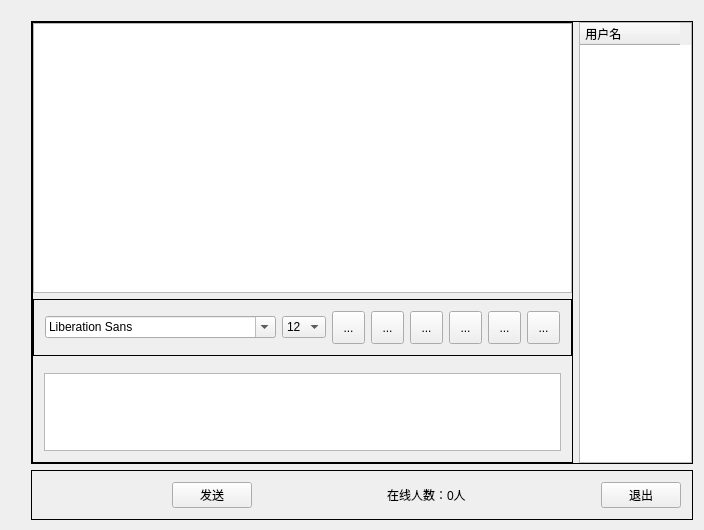
<?xml version="1.0" encoding="UTF-8"?>
<ui version="4.0">
 <class>Widget</class>
 <widget class="QWidget" name="Widget">
  <property name="geometry">
   <rect>
    <x>0</x>
    <y>0</y>
    <width>704</width>
    <height>530</height>
   </rect>
  </property>
  <property name="windowTitle">
   <string>Widget</string>
  </property>
  <widget class="QWidget" name="widget_6" native="true">
   <property name="geometry">
    <rect>
     <x>20</x>
     <y>10</y>
     <width>684</width>
     <height>521</height>
    </rect>
   </property>
   <layout class="QVBoxLayout" name="verticalLayout_4">
    <item>
     <widget class="QFrame" name="frame_6">
      <property name="frameShape">
       <enum>QFrame::Box</enum>
      </property>
      <layout class="QHBoxLayout" name="horizontalLayout_3">
       <property name="leftMargin">
        <number>0</number>
       </property>
       <property name="topMargin">
        <number>0</number>
       </property>
       <property name="rightMargin">
        <number>0</number>
       </property>
       <property name="bottomMargin">
        <number>0</number>
       </property>
       <item>
        <widget class="QFrame" name="frame_4">
         <property name="maximumSize">
          <size>
           <width>16777215</width>
           <height>16777215</height>
          </size>
         </property>
         <property name="frameShape">
          <enum>QFrame::Box</enum>
         </property>
         <layout class="QVBoxLayout" name="verticalLayout_2">
          <property name="leftMargin">
           <number>0</number>
          </property>
          <property name="topMargin">
           <number>0</number>
          </property>
          <property name="rightMargin">
           <number>0</number>
          </property>
          <property name="bottomMargin">
           <number>0</number>
          </property>
          <item>
           <widget class="QWidget" name="widget" native="true">
            <layout class="QVBoxLayout" name="verticalLayout">
             <property name="leftMargin">
              <number>0</number>
             </property>
             <property name="topMargin">
              <number>0</number>
             </property>
             <property name="rightMargin">
              <number>0</number>
             </property>
             <property name="bottomMargin">
              <number>0</number>
             </property>
             <item>
              <widget class="QTextBrowser" name="msgBrowser"/>
             </item>
            </layout>
           </widget>
          </item>
          <item>
           <widget class="QFrame" name="frame_2">
            <property name="frameShape">
             <enum>QFrame::Box</enum>
            </property>
            <layout class="QHBoxLayout" name="horizontalLayout">
             <item>
              <widget class="QFontComboBox" name="fontCbx"/>
             </item>
             <item>
              <widget class="QComboBox" name="sizeCbx">
               <property name="currentIndex">
                <number>4</number>
               </property>
               <item>
                <property name="text">
                 <string>8</string>
                </property>
               </item>
               <item>
                <property name="text">
                 <string>9</string>
                </property>
               </item>
               <item>
                <property name="text">
                 <string>10</string>
                </property>
               </item>
               <item>
                <property name="text">
                 <string>11</string>
                </property>
               </item>
               <item>
                <property name="text">
                 <string>12</string>
                </property>
               </item>
               <item>
                <property name="text">
                 <string>13</string>
                </property>
               </item>
               <item>
                <property name="text">
                 <string>14</string>
                </property>
               </item>
               <item>
                <property name="text">
                 <string>15</string>
                </property>
               </item>
               <item>
                <property name="text">
                 <string>16</string>
                </property>
               </item>
               <item>
                <property name="text">
                 <string>17</string>
                </property>
               </item>
               <item>
                <property name="text">
                 <string>18</string>
                </property>
               </item>
               <item>
                <property name="text">
                 <string>19</string>
                </property>
               </item>
               <item>
                <property name="text">
                 <string>20</string>
                </property>
               </item>
               <item>
                <property name="text">
                 <string>21</string>
                </property>
               </item>
               <item>
                <property name="text">
                 <string>22</string>
                </property>
               </item>
               <item>
                <property name="text">
                 <string>23</string>
                </property>
               </item>
               <item>
                <property name="text">
                 <string>24</string>
                </property>
               </item>
               <item>
                <property name="text">
                 <string>25</string>
                </property>
               </item>
               <item>
                <property name="text">
                 <string>26</string>
                </property>
               </item>
               <item>
                <property name="text">
                 <string>27</string>
                </property>
               </item>
              </widget>
             </item>
             <item>
              <widget class="QToolButton" name="boldTBun">
               <property name="minimumSize">
                <size>
                 <width>33</width>
                 <height>33</height>
                </size>
               </property>
               <property name="toolTip">
                <string>加粗</string>
               </property>
               <property name="text">
                <string>...</string>
               </property>
               <property name="icon">
                <iconset resource="res.qrc">
                 <normaloff>:/images/bold.png</normaloff>:/images/bold.png</iconset>
               </property>
               <property name="iconSize">
                <size>
                 <width>26</width>
                 <height>26</height>
                </size>
               </property>
               <property name="checkable">
                <bool>true</bool>
               </property>
              </widget>
             </item>
             <item>
              <widget class="QToolButton" name="italicTBtn">
               <property name="minimumSize">
                <size>
                 <width>33</width>
                 <height>33</height>
                </size>
               </property>
               <property name="toolTip">
                <string>倾斜</string>
               </property>
               <property name="text">
                <string>...</string>
               </property>
               <property name="icon">
                <iconset resource="res.qrc">
                 <normaloff>:/images/italic.png</normaloff>:/images/italic.png</iconset>
               </property>
               <property name="iconSize">
                <size>
                 <width>26</width>
                 <height>26</height>
                </size>
               </property>
               <property name="checkable">
                <bool>true</bool>
               </property>
              </widget>
             </item>
             <item>
              <widget class="QToolButton" name="underlineTBtn">
               <property name="minimumSize">
                <size>
                 <width>33</width>
                 <height>33</height>
                </size>
               </property>
               <property name="toolTip">
                <string>下划线</string>
               </property>
               <property name="text">
                <string>...</string>
               </property>
               <property name="icon">
                <iconset resource="res.qrc">
                 <normaloff>:/images/under.png</normaloff>:/images/under.png</iconset>
               </property>
               <property name="iconSize">
                <size>
                 <width>26</width>
                 <height>26</height>
                </size>
               </property>
               <property name="checkable">
                <bool>true</bool>
               </property>
              </widget>
             </item>
             <item>
              <widget class="QToolButton" name="colorTBtn">
               <property name="minimumSize">
                <size>
                 <width>33</width>
                 <height>33</height>
                </size>
               </property>
               <property name="toolTip">
                <string>改颜色</string>
               </property>
               <property name="text">
                <string>...</string>
               </property>
               <property name="icon">
                <iconset resource="res.qrc">
                 <normaloff>:/images/qq.png</normaloff>:/images/qq.png</iconset>
               </property>
               <property name="iconSize">
                <size>
                 <width>26</width>
                 <height>26</height>
                </size>
               </property>
              </widget>
             </item>
             <item>
              <widget class="QToolButton" name="saveTBtn">
               <property name="minimumSize">
                <size>
                 <width>33</width>
                 <height>33</height>
                </size>
               </property>
               <property name="toolTip">
                <string>保存</string>
               </property>
               <property name="text">
                <string>...</string>
               </property>
               <property name="icon">
                <iconset resource="res.qrc">
                 <normaloff>:/images/save.png</normaloff>:/images/save.png</iconset>
               </property>
               <property name="iconSize">
                <size>
                 <width>26</width>
                 <height>26</height>
                </size>
               </property>
              </widget>
             </item>
             <item>
              <widget class="QToolButton" name="clearTBtn">
               <property name="minimumSize">
                <size>
                 <width>33</width>
                 <height>33</height>
                </size>
               </property>
               <property name="toolTip">
                <string>清空</string>
               </property>
               <property name="text">
                <string>...</string>
               </property>
               <property name="icon">
                <iconset resource="res.qrc">
                 <normaloff>:/images/clear.png</normaloff>:/images/clear.png</iconset>
               </property>
               <property name="iconSize">
                <size>
                 <width>26</width>
                 <height>26</height>
                </size>
               </property>
              </widget>
             </item>
            </layout>
           </widget>
          </item>
          <item>
           <widget class="QWidget" name="widget_3" native="true">
            <property name="maximumSize">
             <size>
              <width>16777215</width>
              <height>100</height>
             </size>
            </property>
            <layout class="QHBoxLayout" name="horizontalLayout_2">
             <item>
              <widget class="QTextEdit" name="msgTxtEdit">
               <property name="maximumSize">
                <size>
                 <width>16777215</width>
                 <height>200</height>
                </size>
               </property>
              </widget>
             </item>
            </layout>
           </widget>
          </item>
         </layout>
        </widget>
       </item>
       <item>
        <widget class="QWidget" name="widget_2" native="true">
         <property name="maximumSize">
          <size>
           <width>180</width>
           <height>16777215</height>
          </size>
         </property>
         <layout class="QVBoxLayout" name="verticalLayout_3">
          <property name="leftMargin">
           <number>0</number>
          </property>
          <property name="topMargin">
           <number>0</number>
          </property>
          <property name="rightMargin">
           <number>0</number>
          </property>
          <property name="bottomMargin">
           <number>0</number>
          </property>
          <item>
           <widget class="QTableWidget" name="userTblWidget">
            <property name="maximumSize">
             <size>
              <width>180</width>
              <height>16777215</height>
             </size>
            </property>
            <property name="selectionBehavior">
             <enum>QAbstractItemView::SelectRows</enum>
            </property>
            <column>
             <property name="text">
              <string>用户名                </string>
             </property>
            </column>
           </widget>
          </item>
         </layout>
        </widget>
       </item>
      </layout>
     </widget>
    </item>
    <item>
     <widget class="QFrame" name="frame_5">
      <property name="frameShape">
       <enum>QFrame::Box</enum>
      </property>
      <layout class="QHBoxLayout" name="horizontalLayout_4">
       <item>
        <spacer name="horizontalSpacer">
         <property name="orientation">
          <enum>Qt::Horizontal</enum>
         </property>
         <property name="sizeHint" stdset="0">
          <size>
           <width>40</width>
           <height>20</height>
          </size>
         </property>
        </spacer>
       </item>
       <item>
        <widget class="QPushButton" name="sendButton">
         <property name="text">
          <string>发送</string>
         </property>
        </widget>
       </item>
       <item>
        <spacer name="horizontalSpacer_2">
         <property name="orientation">
          <enum>Qt::Horizontal</enum>
         </property>
         <property name="sizeHint" stdset="0">
          <size>
           <width>40</width>
           <height>20</height>
          </size>
         </property>
        </spacer>
       </item>
       <item>
        <widget class="QLabel" name="userNumLbl">
         <property name="text">
          <string>在线人数：0人</string>
         </property>
        </widget>
       </item>
       <item>
        <spacer name="horizontalSpacer_3">
         <property name="orientation">
          <enum>Qt::Horizontal</enum>
         </property>
         <property name="sizeHint" stdset="0">
          <size>
           <width>40</width>
           <height>20</height>
          </size>
         </property>
        </spacer>
       </item>
       <item>
        <widget class="QPushButton" name="exitBtn">
         <property name="text">
          <string>退出</string>
         </property>
        </widget>
       </item>
      </layout>
     </widget>
    </item>
   </layout>
  </widget>
 </widget>
 <layoutdefault spacing="6" margin="11"/>
 <resources>
  <include location="res.qrc"/>
 </resources>
 <connections/>
</ui>
